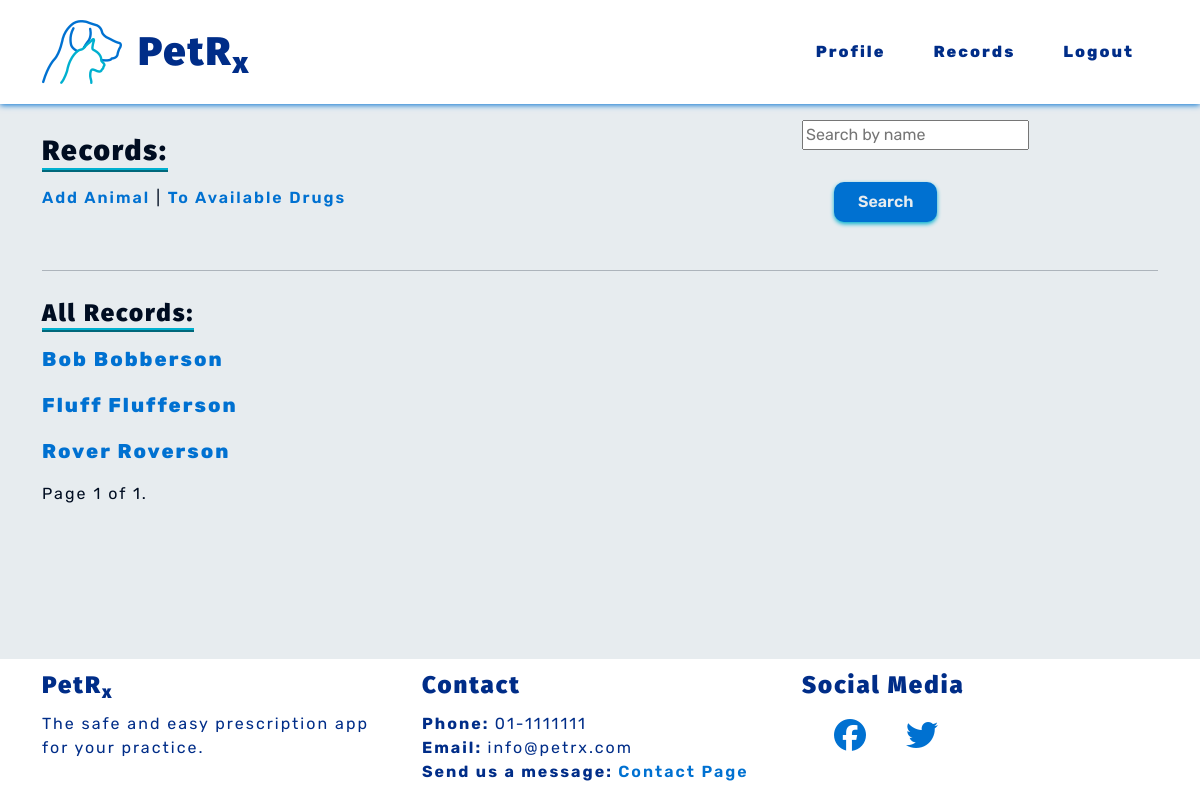
Page /records/records/ (signed in) on the earlier database version.
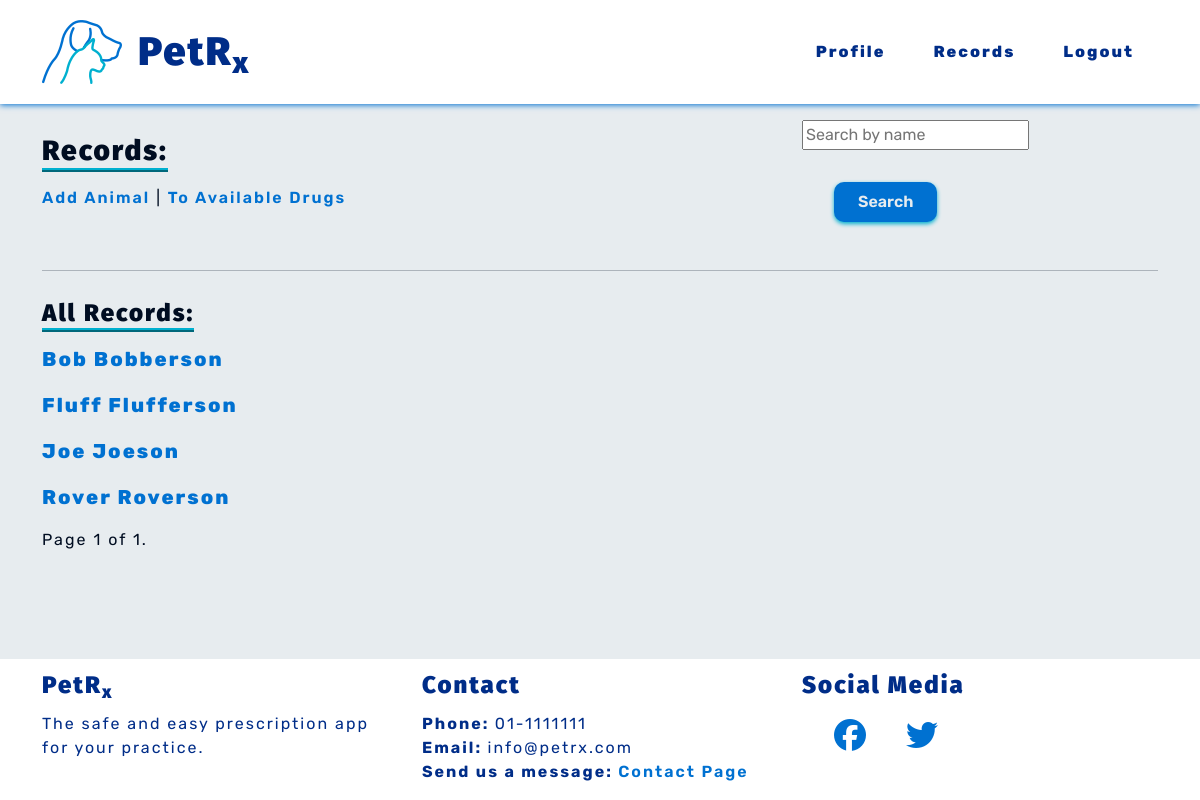
Same page on the later database version.
### records/models.py (models this page shows)
class Record(models.Model):
    name = models.CharField(max_length=50)
    surname = models.CharField(max_length=50)
    date_of_birth = models.DateField()
    species = models.CharField(choices=SPECIES, max_length=10)
    breed = models.CharField(max_length=50)
    sex = models.CharField(choices=SEX, max_length=10)
    weight = models.DecimalField(max_digits=5, decimal_places=2)
    note = models.CharField(max_length=300, blank=True)
    def __str__(self):
        return self.name + " " + self.surname
    class Meta:
        ordering = ['surname']
        unique_together = ['name', 'surname', 'date_of_birth', 'species', 'breed', 'sex']

### records/views.py (the view)
# urls.py: path('records/', include('records.urls'), name='records_urls'),
def records(request):
    if not request.user.is_authenticated:
        return render(request, 'vetprofiles/restricted.html')
    else:
        record_list = Record.objects.all()
        paginator = Paginator(record_list, 10)
        page_number = request.GET.get('page')
        page_obj = paginator.get_page(page_number)
        context = {'page_obj': page_obj}
        return render(request, 'records/records.html', context)

### records/templates/records/records.html (shortened to what this page needs)
{% extends 'base.html' %}
{% block content %}
<section>
    <div class="row">
        <div class="col-md-8">
            <h3 class="subheadings">Records:</h3>
            <br>
            <a class="pet-links" href="{% url 'records:add_animal' %}" aria-label="Add an">Add Animal</a>
            <span>|</span>
            <a class="pet-links" href="{% url 'prescriptions:drugs' %}" aria-label="Go to available drugs">To Available
                Drugs</a>
        </div>
        <div class="col-md-4">
            <form method="GET" action="{% url 'records:record_search' %}">
                <input type="text" name="query" placeholder="Search by name" aria-label="Search">
                <button type="submit" class="pet-btns" aria-label="Search">Search</button>
            </form>
        </div>
    </div>
</section>
<hr>
<section>
    <h4 class="subheadings">All Records:</h4>
    {% if page_obj %}
    {% for record in page_obj %}
    <p><a class="pet-links bg-links" href="{% url 'records:animal_profile' animal_id=record.id %}"
            aria-label="Go to record">{{ record }}</a></p>
    {% endfor %}
    {% else %}
    <p>No records</p>
    {% endif %}
    <div class="pagination">
        <span class="step-links">
            <span class="current">
                Page {{ page_obj.number }} of {{ page_obj.paginator.num_pages }}.
            </span>
        </span>
    </div>
</section>
{% endblock %}

Differences in the rows shown:
added Record: name+surname "Joe Joeson"
